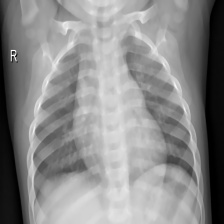
#> input picture data/train/normal/IM-0059-0001.jpeg, 224 x 224 px
$ python -i data_utils.py   (imports and definitions only)
#> lines starting #> are read from the running program, lines starting #| are printed output that depends on the picture
#> further down, picture is the input picture: shape (224, 224); min 0, max 255, mean 138.6
"""
Data utilities for pediatric pneumonia detection.

This module contains comprehensive data processing utilities including:
- Image augmentation for medical X-rays
- Statistical feature extraction
- ROI (Region of Interest) analysis
- Data splitting with class balance
- Batch processing for feature extraction

Key features:
- Efficient OpenCV-based augmentation pipeline
- Comprehensive statistical feature sets
- Spatial analysis through ROI grids
- Medical data-specific preprocessing
"""

import cv2
import numpy as np
import random
import os
import pandas as pd
from pathlib import Path
import shutil
from scipy import stats
from tqdm import tqdm
from typing import Dict, List, Tuple, Optional, Union


def augment_image_efficient(image: np.ndarray) -> np.ndarray:
    """
    Apply efficient random augmentation techniques to chest X-ray images.

    Optimized for medical imaging with denoising and realistic transformations
    that preserve medical accuracy.

    Args:
        image (np.ndarray): Input grayscale X-ray image

    Returns:
        np.ndarray: Processed and augmented image
    """
    # Ensure image is in the right format
    if len(image.shape) == 3 and image.shape[2] == 1:
        image = image.squeeze()
    h, w = image.shape
#> h = 224; w = 224
    image = image.astype(np.uint8)

    # Step 1: Remove noise from X-ray (medical images often have noise)
    denoised_image = cv2.fastNlMeansDenoising(
        image, None,
        h=10,
        templateWindowSize=7,
        searchWindowSize=21
    )

    # Step 2: Random horizontal flip (50% chance)
    # Safe for chest X-rays as lungs are symmetric
    if random.getrandbits(1):
        cv2.flip(denoised_image, 1, denoised_image)
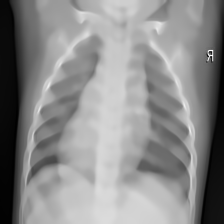
#> denoised_image: shape (224, 224); min 0, max 255, mean 138.7

    # Step 3: Apply random shear transformation
    # Simulates variations in patient positioning
    vertical_shear = np.tan(np.radians(random.uniform(0, 10)))
    horizontal_shear = np.tan(np.radians(random.uniform(0, 10)))

    shear_matrix = np.array([
        [1, horizontal_shear, 0],
        [vertical_shear, 1, 0],
        [0, 0, 1]
    ], dtype=np.float32)

    denoised_image = cv2.warpPerspective(
        denoised_image, shear_matrix, (w, h),
        flags=cv2.INTER_LINEAR,
        borderMode=cv2.BORDER_REPLICATE
    )
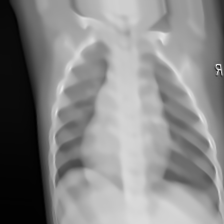
#> denoised_image: shape (224, 224); min 0, max 240, mean 134.9

    # Step 4: Random rotation (-3 to +3 degrees)
    # Small rotations for realistic patient positioning variations
    rotation_angle = random.uniform(-3, 3)
    rotation_matrix = cv2.getRotationMatrix2D((w/2, h/2), rotation_angle, 1.0)
    denoised_image = cv2.warpAffine(
        denoised_image, rotation_matrix, (w, h),
        flags=cv2.INTER_LINEAR,
        borderMode=cv2.BORDER_REPLICATE
    )
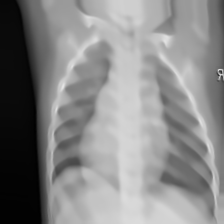
#> denoised_image: shape (224, 224); min 1, max 227, mean 134.8

    return denoised_image


# [156 lines left out: functions extract_features, extract_roi_features, not called in this run]


class DataSplitter:
    """
    Utility for splitting medical image datasets into training and testing sets.

    Maintains class balance and ensures proper data separation for ML training.
    Designed specifically for binary medical classification tasks.
    """

    # [256 lines left out: functions __init__, aggregate_files, calculate_split_counts, create_directories, split_data, _copy_split_files and 3 more, not called in this run]


# [20 lines not run here, left out]

>>> import cv2
>>> picture = cv2.imread('../../data/train/normal/IM-0059-0001.jpeg', cv2.IMREAD_GRAYSCALE)
>>> result = augment_image_efficient(picture)

$ run again, on data/train/pneumonia/person103_bacteria_488.jpeg
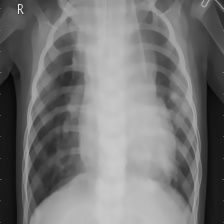
#> input picture data/train/pneumonia/person103_bacteria_488.jpeg, 224 x 224 px
#> picture is the input picture: shape (224, 224); min 6, max 244, mean 118.3
#> in augment_image_efficient, `cv2.flip(denoised_image, 1, denoised_image)`:
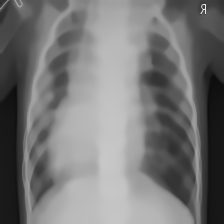
#> denoised_image: shape (224, 224); min 13, max 244, mean 118.4
#> in augment_image_efficient, `denoised_image = cv2.warpAffine( denoised_image, rotation_matrix, (w, ..`:
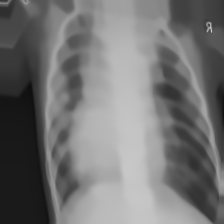
#> denoised_image: shape (224, 224); min 13, max 215, mean 115.4
